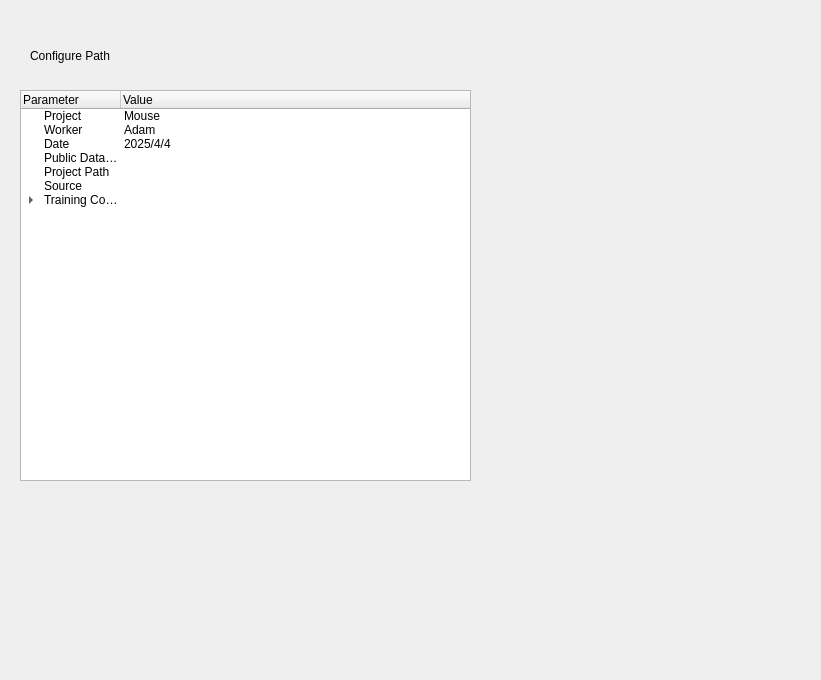
<?xml version="1.0" encoding="UTF-8"?>
<ui version="4.0">
 <class>Form</class>
 <widget class="QWidget" name="Form">
  <property name="geometry">
   <rect>
    <x>0</x>
    <y>0</y>
    <width>821</width>
    <height>680</height>
   </rect>
  </property>
  <property name="windowTitle">
   <string>Form</string>
  </property>
  <widget class="QTreeWidget" name="treeWidget">
   <property name="geometry">
    <rect>
     <x>20</x>
     <y>90</y>
     <width>451</width>
     <height>391</height>
    </rect>
   </property>
   <property name="verticalScrollMode">
    <enum>QAbstractItemView::ScrollMode::ScrollPerPixel</enum>
   </property>
   <column>
    <property name="text">
     <string>Parameter</string>
    </property>
   </column>
   <column>
    <property name="text">
     <string>Value</string>
    </property>
   </column>
   <item>
    <property name="text">
     <string>Project</string>
    </property>
    <property name="text">
     <string>Mouse</string>
    </property>
    <property name="flags">
     <set>ItemIsSelectable|ItemIsEditable|ItemIsDragEnabled|ItemIsDropEnabled|ItemIsUserCheckable|ItemIsEnabled</set>
    </property>
   </item>
   <item>
    <property name="text">
     <string>Worker</string>
    </property>
    <property name="text">
     <string>Adam</string>
    </property>
    <property name="flags">
     <set>ItemIsSelectable|ItemIsEditable|ItemIsDragEnabled|ItemIsDropEnabled|ItemIsUserCheckable|ItemIsEnabled</set>
    </property>
   </item>
   <item>
    <property name="text">
     <string>Date</string>
    </property>
    <property name="text">
     <string>2025/4/4</string>
    </property>
    <property name="flags">
     <set>ItemIsSelectable|ItemIsEditable|ItemIsDragEnabled|ItemIsDropEnabled|ItemIsUserCheckable|ItemIsEnabled</set>
    </property>
   </item>
   <item>
    <property name="text">
     <string>Public Datasets Project</string>
    </property>
    <property name="text">
     <string/>
    </property>
    <property name="flags">
     <set>ItemIsSelectable|ItemIsEditable|ItemIsDragEnabled|ItemIsDropEnabled|ItemIsUserCheckable|ItemIsEnabled</set>
    </property>
   </item>
   <item>
    <property name="text">
     <string>Project Path</string>
    </property>
    <property name="flags">
     <set>ItemIsSelectable|ItemIsEditable|ItemIsDragEnabled|ItemIsDropEnabled|ItemIsUserCheckable|ItemIsEnabled</set>
    </property>
   </item>
   <item>
    <property name="text">
     <string>Source</string>
    </property>
    <property name="flags">
     <set>ItemIsSelectable|ItemIsEditable|ItemIsDragEnabled|ItemIsDropEnabled|ItemIsUserCheckable|ItemIsEnabled</set>
    </property>
   </item>
   <item>
    <property name="text">
     <string>Training Configure</string>
    </property>
    <item>
     <property name="text">
      <string>Model Base</string>
     </property>
     <property name="text">
      <string/>
     </property>
     <property name="flags">
      <set>ItemIsSelectable|ItemIsEditable|ItemIsDragEnabled|ItemIsDropEnabled|ItemIsUserCheckable|ItemIsEnabled</set>
     </property>
    </item>
    <item>
     <property name="text">
      <string>Model</string>
     </property>
     <property name="flags">
      <set>ItemIsSelectable|ItemIsEditable|ItemIsDragEnabled|ItemIsDropEnabled|ItemIsUserCheckable|ItemIsEnabled</set>
     </property>
    </item>
   </item>
  </widget>
  <widget class="QLabel" name="label">
   <property name="geometry">
    <rect>
     <x>30</x>
     <y>40</y>
     <width>211</width>
     <height>31</height>
    </rect>
   </property>
   <property name="text">
    <string>Configure Path</string>
   </property>
  </widget>
 </widget>
 <resources/>
 <connections/>
</ui>
